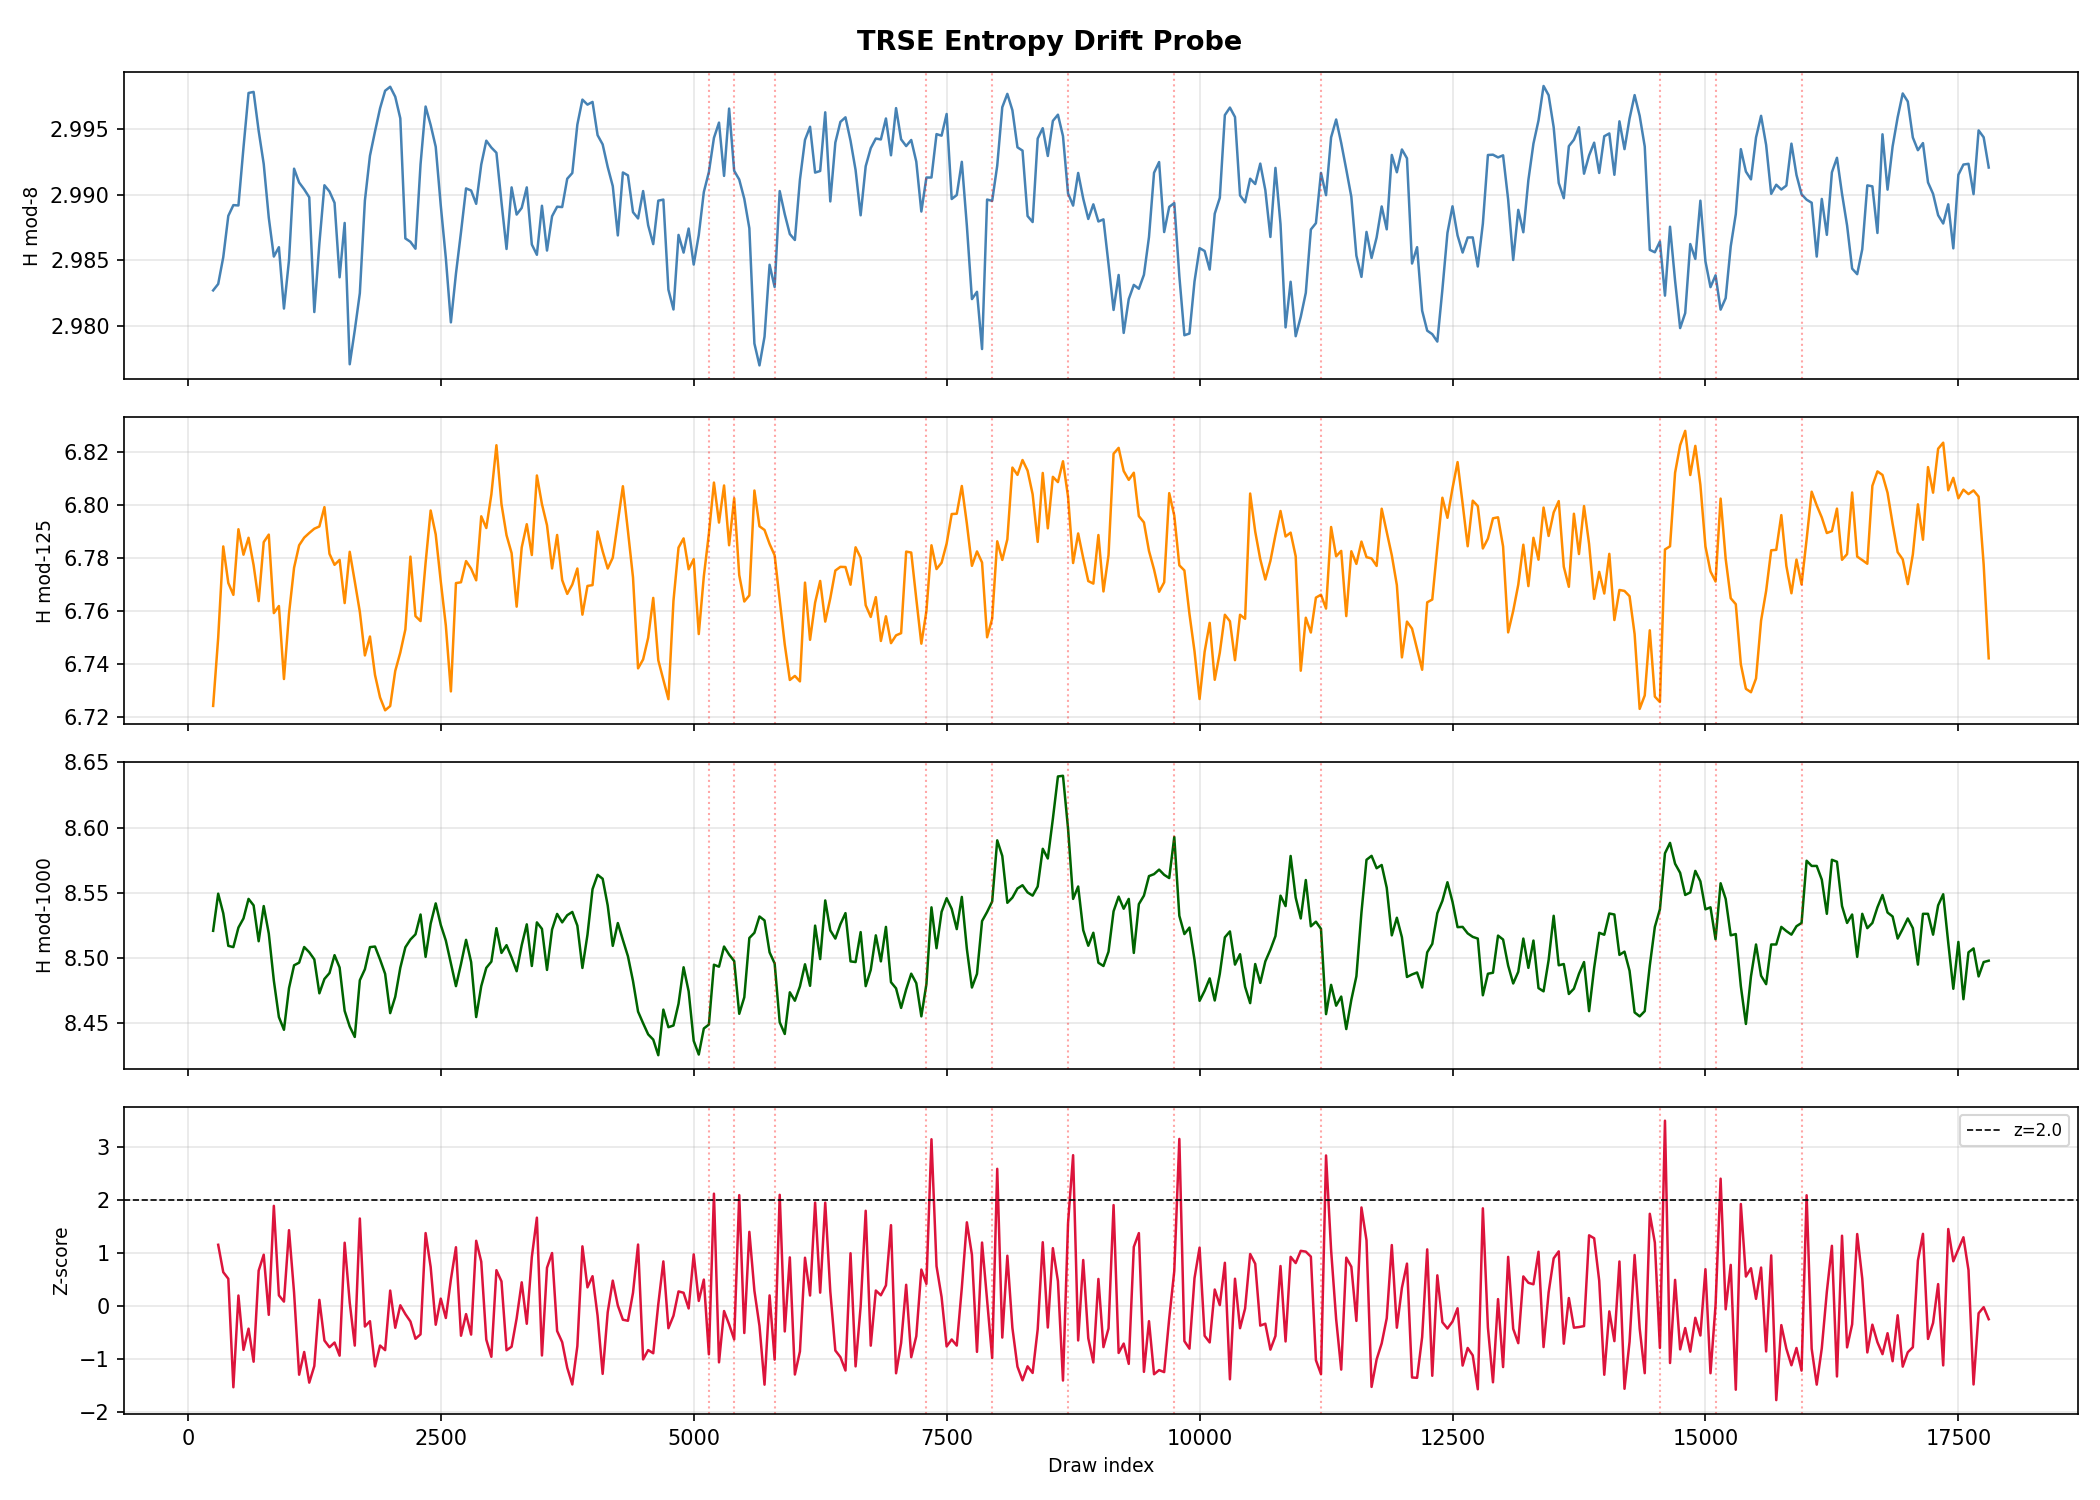

Generate this figure with Python:
#!/usr/bin/env python3
"""
TRSE Entropy Drift Probe — Pre-validation Test
===============================================
Runs BEFORE building the full TRSE engine.
Purpose: Detect candidate regime boundaries in draw history
         using Shannon entropy drift across 3 CRT lanes.

Team Beta prescription:
  - mod-8   entropy  (session/day-of-week structure)
  - mod-125 entropy  (mid-range residue structure)
  - mod-1000 entropy (full residue structure)

Runtime: <30 seconds on Zeus, CPU only, no GPU required.

Usage:
    python3 trse_entropy_probe.py
    python3 trse_entropy_probe.py --file daily3.json
    python3 trse_entropy_probe.py --file daily3.json --window 800 --stride 100
    python3 trse_entropy_probe.py --file daily3.json --plot

Output:
    trse_boundary_candidates.json   — machine-readable results
    Console summary                 — human-readable interpretation
"""

import json
import math
import argparse
import sys
import os
from collections import Counter
from datetime import datetime

import numpy as np

# ─────────────────────────────────────────────────────────────────────────────
# CONFIG DEFAULTS
# ─────────────────────────────────────────────────────────────────────────────

DEFAULT_FILE   = "daily3.json"
DEFAULT_WINDOW = 500          # draws per sliding window
DEFAULT_STRIDE = 50           # step size between windows
DEFAULT_Z      = 2.0          # z-score threshold for boundary flagging
OUTPUT_FILE    = "trse_boundary_candidates.json"


# ─────────────────────────────────────────────────────────────────────────────
# DRAW LOADER  (matches window_optimizer.py format exactly)
# ─────────────────────────────────────────────────────────────────────────────

def load_draws(path: str) -> list:
    """
    Load daily3.json in any of its known formats.
    Returns flat list of 3-digit integers (one per draw).
    """
    with open(path) as f:
        data = json.load(f)

    # Format A: list of {"draw": [d1, d2, d3], ...}
    if isinstance(data, list) and len(data) > 0 and isinstance(data[0], dict):
        if "draw" in data[0]:
            raw = [d["draw"] for d in data]
            # draw field may be a list [d1,d2,d3] or a single int
            draws = []
            for r in raw:
                if isinstance(r, list):
                    # Combine 3-digit draw: e.g. [4,7,2] -> 472
                    draws.append(int("".join(str(x) for x in r)))
                else:
                    draws.append(int(r))
            return draws
        # Other dict formats
        for k in ("draws", "numbers", "values", "history", "results"):
            if k in data[0]:
                return [int(x) for x in data[0][k]]

    # Format B: plain list of ints or strings
    if isinstance(data, list):
        return [int(x) for x in data]

    # Format C: top-level dict with known keys
    if isinstance(data, dict):
        for k in ("draws", "numbers", "values", "history"):
            if k in data and isinstance(data[k], list):
                return [int(x) for x in data[k]]

    raise ValueError(
        f"Unsupported format in {path}. "
        "Expected list of draw dicts or plain int list."
    )


# ─────────────────────────────────────────────────────────────────────────────
# ENTROPY FUNCTIONS
# ─────────────────────────────────────────────────────────────────────────────

def shannon_entropy(values: list) -> float:
    """Shannon entropy in bits."""
    c = Counter(values)
    n = len(values)
    if n == 0:
        return 0.0
    return -sum((v / n) * math.log2(v / n) for v in c.values())


def lane_entropies(window_draws: list) -> tuple:
    """
    Compute entropy across all 3 CRT lanes simultaneously.
    Matches existing residue feature architecture in Step 3.

    Returns: (H_mod8, H_mod125, H_mod1000)
    """
    vals = [int(x) for x in window_draws]
    return (
        shannon_entropy([x % 8   for x in vals]),
        shannon_entropy([x % 125 for x in vals]),
        shannon_entropy([x % 1000 for x in vals]),
    )


def combined_drift_score(delta8: float, delta125: float, delta1000: float) -> float:
    """
    Weighted combination of 3-lane entropy deltas.
    mod-1000 carries most information; mod-8 is most sensitive to
    session/structural changes.
    """
    return 0.20 * delta8 + 0.30 * delta125 + 0.50 * delta1000


# ─────────────────────────────────────────────────────────────────────────────
# BOUNDARY DETECTION
# ─────────────────────────────────────────────────────────────────────────────

def detect_boundaries(draws: list, window: int, stride: int, z_thresh: float) -> dict:
    """
    Slide window across draw history, compute 3-lane entropy per window,
    detect sharp drift transitions as boundary candidates.

    Returns full results dict ready for JSON output.
    """
    n = len(draws)
    windows = []
    h8_series, h125_series, h1000_series = [], [], []

    for i in range(0, n - window + 1, stride):
        segment = draws[i:i + window]
        h8, h125, h1000 = lane_entropies(segment)
        center = i + window // 2
        windows.append(center)
        h8_series.append(h8)
        h125_series.append(h125)
        h1000_series.append(h1000)

    h8    = np.array(h8_series)
    h125  = np.array(h125_series)
    h1000 = np.array(h1000_series)

    # Per-lane absolute deltas
    d8    = np.abs(np.diff(h8))
    d125  = np.abs(np.diff(h125))
    d1000 = np.abs(np.diff(h1000))

    # Combined weighted drift score
    combined = np.array([
        combined_drift_score(d8[i], d125[i], d1000[i])
        for i in range(len(d8))
    ])

    # Z-score normalise combined drift
    z = (combined - combined.mean()) / (combined.std() + 1e-12)

    # Flag boundary candidates where z > threshold
    candidates = []
    for i, score in enumerate(z):
        if score > z_thresh:
            draw_idx = windows[i]   # centre of the transition window
            candidates.append({
                "draw_index":       int(draw_idx),
                "z_score":          round(float(score), 4),
                "combined_drift":   round(float(combined[i]), 6),
                "delta_mod8":       round(float(d8[i]), 6),
                "delta_mod125":     round(float(d125[i]), 6),
                "delta_mod1000":    round(float(d1000[i]), 6),
                "lanes_triggered":  int(
                    (d8[i]    > d8.mean()    + 1.5 * d8.std())    +
                    (d125[i]  > d125.mean()  + 1.5 * d125.std())  +
                    (d1000[i] > d1000.mean() + 1.5 * d1000.std())
                ),
            })

    # Sort by z-score descending
    candidates.sort(key=lambda x: x["z_score"], reverse=True)

    return {
        "meta": {
            "total_draws":   n,
            "window_size":   window,
            "stride":        stride,
            "z_threshold":   z_thresh,
            "total_windows": len(windows),
            "generated_at":  datetime.now().isoformat(),
        },
        "series": {
            "window_centers": [int(x) for x in windows],
            "entropy_mod8":    [round(x, 6) for x in h8_series],
            "entropy_mod125":  [round(x, 6) for x in h125_series],
            "entropy_mod1000": [round(x, 6) for x in h1000_series],
            "combined_drift":  [round(x, 6) for x in combined.tolist()],
            "z_scores":        [round(x, 4) for x in z.tolist()],
        },
        "stats": {
            "entropy_mod8_mean":    round(float(h8.mean()), 4),
            "entropy_mod8_std":     round(float(h8.std()),  4),
            "entropy_mod125_mean":  round(float(h125.mean()), 4),
            "entropy_mod125_std":   round(float(h125.std()),  4),
            "entropy_mod1000_mean": round(float(h1000.mean()), 4),
            "entropy_mod1000_std":  round(float(h1000.std()),  4),
            "combined_drift_mean":  round(float(combined.mean()), 6),
            "combined_drift_std":   round(float(combined.std()),  6),
            "combined_drift_max":   round(float(combined.max()),  6),
            "z_score_max":          round(float(z.max()), 4),
        },
        "boundary_candidates": candidates,
        "candidate_count":     len(candidates),
    }


# ─────────────────────────────────────────────────────────────────────────────
# INTERPRETATION
# ─────────────────────────────────────────────────────────────────────────────

def interpret(results: dict) -> str:
    """
    Human-readable interpretation of boundary candidates.
    Tells Michael directly what the numbers mean for TRSE.
    """
    meta       = results["meta"]
    stats      = results["stats"]
    candidates = results["boundary_candidates"]
    n          = meta["total_draws"]
    count      = len(candidates)

    lines = []
    lines.append("=" * 65)
    lines.append("TRSE ENTROPY DRIFT PROBE — RESULTS")
    lines.append("=" * 65)
    lines.append(f"Total draws:      {n:,}")
    lines.append(f"Windows scanned:  {meta['total_windows']}")
    lines.append(f"Window size:      {meta['window_size']} draws")
    lines.append(f"Stride:           {meta['stride']} draws")
    lines.append(f"Z threshold:      {meta['z_threshold']}")
    lines.append("")
    lines.append("Entropy statistics (stability indicators):")
    lines.append(f"  mod-8    mean={stats['entropy_mod8_mean']:.4f}  std={stats['entropy_mod8_std']:.4f}")
    lines.append(f"  mod-125  mean={stats['entropy_mod125_mean']:.4f}  std={stats['entropy_mod125_std']:.4f}")
    lines.append(f"  mod-1000 mean={stats['entropy_mod1000_mean']:.4f}  std={stats['entropy_mod1000_std']:.4f}")
    lines.append("")
    lines.append(f"Combined drift max z-score: {stats['z_score_max']:.4f}")
    lines.append("")
    lines.append("─" * 65)

    if count == 0:
        lines.append("RESULT: No candidate boundaries found.")
        lines.append("")
        lines.append("Interpretation:")
        lines.append("  Entropy is stable across the full draw history.")
        lines.append("  TRSE may still find subtle regime shifts via survivor")
        lines.append("  overlap, but this probe does not support a strong case.")
        lines.append("  Consider increasing window size and re-running before")
        lines.append("  committing to full TRSE implementation.")

    elif count <= 3:
        lines.append(f"RESULT: {count} candidate boundary(ies) — STRONG SIGNAL.")
        lines.append("")
        lines.append("Interpretation:")
        lines.append("  Sharp, localised entropy discontinuities detected.")
        lines.append("  This is consistent with real generator regime changes.")
        lines.append("  TRSE is strongly worth building.")
        lines.append("")
        lines.append("Candidate boundaries (draw index → approx calendar zone):")
        for c in candidates:
            lanes = c["lanes_triggered"]
            lane_str = f"  [{lanes}/3 lanes agree]"
            lines.append(
                f"  draw {c['draw_index']:6,}   z={c['z_score']:.3f}"
                f"   drift={c['combined_drift']:.5f}{lane_str}"
            )

    elif count <= 8:
        lines.append(f"RESULT: {count} candidate boundaries — MODERATE SIGNAL.")
        lines.append("")
        lines.append("Interpretation:")
        lines.append("  Multiple entropy shifts detected. Some may be real")
        lines.append("  regime boundaries; others may be noise.")
        lines.append("  Focus on candidates where lanes_triggered >= 2.")
        lines.append("  TRSE is worth building — use 2nd-pass confirmation.")
        lines.append("")
        lines.append("Top candidates (all):")
        for c in candidates:
            lanes = c["lanes_triggered"]
            conf = "STRONG" if lanes >= 2 else "WEAK"
            lines.append(
                f"  draw {c['draw_index']:6,}   z={c['z_score']:.3f}"
                f"   [{conf} — {lanes}/3 lanes]"
            )

    else:
        lines.append(f"RESULT: {count} candidates — NOISY. Window may be too small.")
        lines.append("")
        lines.append("Interpretation:")
        lines.append("  Too many candidates likely means the window size is")
        lines.append("  capturing short-term variance rather than regime shifts.")
        lines.append("  Re-run with --window 800 --stride 100 to filter noise.")
        lines.append("")
        lines.append(f"  Top 5 by z-score:")
        for c in candidates[:5]:
            lines.append(
                f"  draw {c['draw_index']:6,}   z={c['z_score']:.3f}"
                f"   [{c['lanes_triggered']}/3 lanes]"
            )

    lines.append("")
    lines.append("─" * 65)
    lines.append(f"Full results saved to: {OUTPUT_FILE}")
    lines.append("─" * 65)

    # Draw-to-date estimation (CA Daily 3 ~2 draws/day from 2000)
    if count > 0:
        lines.append("")
        lines.append("Approximate calendar mapping (2 draws/day from Jan 2000):")
        lines.append("  (Cross-reference with known CA Lottery equipment history)")
        import datetime as dt
        base = dt.date(2000, 1, 1)
        for c in candidates[:10]:
            approx_days = c["draw_index"] // 2
            approx_date = base + dt.timedelta(days=approx_days)
            lines.append(
                f"  draw {c['draw_index']:6,}  →  ~{approx_date.strftime('%b %Y')}"
                f"   z={c['z_score']:.3f}"
            )

    lines.append("=" * 65)
    return "\n".join(lines)


# ─────────────────────────────────────────────────────────────────────────────
# OPTIONAL PLOT
# ─────────────────────────────────────────────────────────────────────────────

def plot_results(results: dict):
    """Plot entropy series and boundary candidates if matplotlib available."""
    try:
        import matplotlib.pyplot as plt
    except ImportError:
        print("matplotlib not available — skipping plot")
        return

    series     = results["series"]
    candidates = results["boundary_candidates"]
    centers    = series["window_centers"]

    fig, axes = plt.subplots(4, 1, figsize=(14, 10), sharex=True)
    fig.suptitle("TRSE Entropy Drift Probe", fontsize=13, fontweight="bold")

    axes[0].plot(centers, series["entropy_mod8"],    color="steelblue",  lw=1.2)
    axes[0].set_ylabel("H mod-8",   fontsize=9)
    axes[0].grid(True, alpha=0.3)

    axes[1].plot(centers, series["entropy_mod125"],  color="darkorange", lw=1.2)
    axes[1].set_ylabel("H mod-125", fontsize=9)
    axes[1].grid(True, alpha=0.3)

    axes[2].plot(centers, series["entropy_mod1000"], color="darkgreen",  lw=1.2)
    axes[2].set_ylabel("H mod-1000", fontsize=9)
    axes[2].grid(True, alpha=0.3)

    axes[3].plot(centers[1:], series["z_scores"],    color="crimson",    lw=1.2)
    axes[3].axhline(results["meta"]["z_threshold"], color="black",
                    ls="--", lw=0.8, label=f"z={results['meta']['z_threshold']}")
    axes[3].set_ylabel("Z-score", fontsize=9)
    axes[3].set_xlabel("Draw index", fontsize=9)
    axes[3].grid(True, alpha=0.3)
    axes[3].legend(fontsize=8)

    # Mark candidates on all panels
    for c in candidates:
        for ax in axes:
            ax.axvline(c["draw_index"], color="red", alpha=0.35, lw=1.0, ls=":")

    plt.tight_layout()
    plot_path = "trse_entropy_probe.png"
    plt.savefig(plot_path, dpi=150)
    print(f"Plot saved to: {plot_path}")


# ─────────────────────────────────────────────────────────────────────────────
# MAIN
# ─────────────────────────────────────────────────────────────────────────────

def main():
    parser = argparse.ArgumentParser(
        description="TRSE Entropy Drift Probe — pre-validation test for regime boundary detection"
    )
    parser.add_argument("--file",   default=DEFAULT_FILE,
                        help=f"Path to draw history JSON (default: {DEFAULT_FILE})")
    parser.add_argument("--window", type=int, default=DEFAULT_WINDOW,
                        help=f"Sliding window size in draws (default: {DEFAULT_WINDOW})")
    parser.add_argument("--stride", type=int, default=DEFAULT_STRIDE,
                        help=f"Stride between windows (default: {DEFAULT_STRIDE})")
    parser.add_argument("--z",      type=float, default=DEFAULT_Z,
                        help=f"Z-score threshold for boundary flagging (default: {DEFAULT_Z})")
    parser.add_argument("--plot",   action="store_true",
                        help="Generate entropy drift plot (requires matplotlib)")
    parser.add_argument("--output", default=OUTPUT_FILE,
                        help=f"Output JSON path (default: {OUTPUT_FILE})")
    args = parser.parse_args()

    # ── Load ──────────────────────────────────────────────────────────────────
    if not os.path.exists(args.file):
        print(f"ERROR: File not found: {args.file}")
        print("Run from ~/distributed_prng_analysis/ or pass --file path/to/daily3.json")
        sys.exit(1)

    print(f"Loading draw history from: {args.file} ...", flush=True)
    draws = load_draws(args.file)
    print(f"Loaded {len(draws):,} draws.")

    if len(draws) < args.window * 2:
        print(f"ERROR: Too few draws ({len(draws)}) for window size {args.window}.")
        sys.exit(1)

    # ── Run ───────────────────────────────────────────────────────────────────
    print(f"Scanning with window={args.window}, stride={args.stride}, z={args.z} ...",
          flush=True)

    results = detect_boundaries(draws, args.window, args.stride, args.z)

    # ── Save ──────────────────────────────────────────────────────────────────
    with open(args.output, "w") as f:
        json.dump(results, f, indent=2)

    # ── Print ─────────────────────────────────────────────────────────────────
    print()
    print(interpret(results))

    # ── Second pass at wider window if noisy ──────────────────────────────────
    if results["candidate_count"] > 8:
        w2, s2 = 800, 100
        print(f"\nAuto-running second pass: window={w2}, stride={s2} ...", flush=True)
        r2 = detect_boundaries(draws, w2, s2, args.z)
        out2 = args.output.replace(".json", "_wide.json")
        with open(out2, "w") as f:
            json.dump(r2, f, indent=2)
        print(interpret(r2))

    # ── Plot ──────────────────────────────────────────────────────────────────
    if args.plot:
        plot_results(results)


if __name__ == "__main__":
    main()
